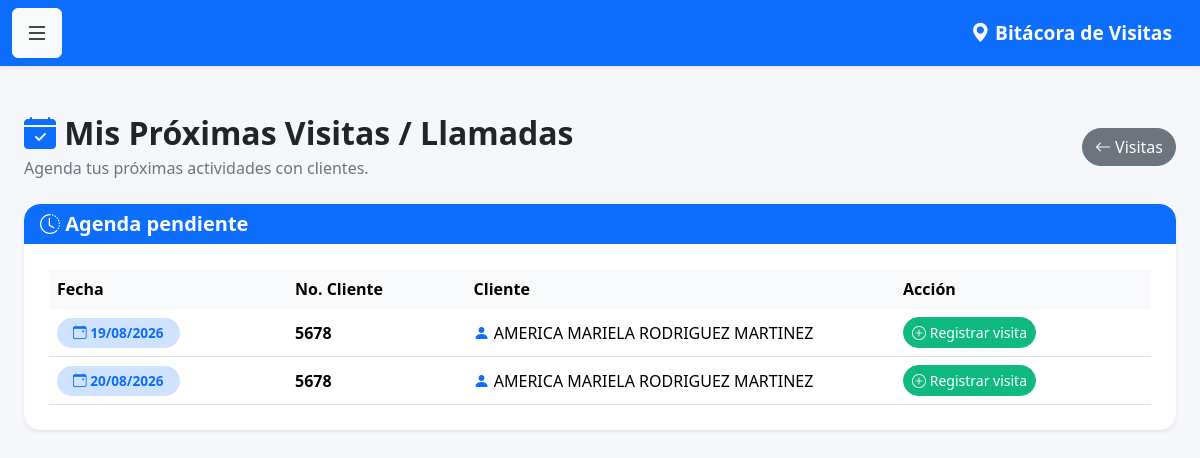
The app's page /mis_proximas_visitas (signed in) with its own data.
### models.py (models this page shows)
class Visita(db.Model):
    __tablename__ = 'visitas'
    id = db.Column(
        db.Integer,
        primary_key=True
    )
    fecha = db.Column(
        db.DateTime,
        default=datetime.now
    )
    observaciones = db.Column(
        db.Text
    )
    venta_realizada = db.Column(
        db.Boolean,
        default=False
    )
    monto_venta = db.Column(
        db.Float,
        default=0
    )
    proxima_visita = db.Column(
        db.Date
    )
    cliente_id = db.Column(
        db.Integer,
        db.ForeignKey('clientes.id')
    )
    usuario_id = db.Column(
        db.Integer,
        db.ForeignKey('usuarios.id')
    )
    latitud = db.Column(
    db.String(50)
    )
    longitud = db.Column(
    db.String(50)
    )
    foto = db.Column(
    db.String(255)
    )
    cliente = db.relationship(
        'Cliente',
        backref='visitas'
    )
    usuario = db.relationship(
        'Usuario',
        backref='visitas'
    )

class Cliente(db.Model):
    __tablename__ = 'clientes'
    id = db.Column(
        db.Integer,
        primary_key=True
    )
    num_cliente = db.Column(
        db.String(20),
        unique=True,
        nullable=False
    )
    nombre = db.Column(
        db.String(150),
        nullable=False
    )
    grupo = db.Column(
        db.String(100)
    )
    canal = db.Column(
        db.String(100)
    )
    vendedor = db.Column(
        db.Integer
    )

### app.py (the view)
@app.route('/mis_proximas_visitas')
@login_required
def mis_proximas_visitas():
    visitas = Visita.query.filter(
        Visita.usuario_id == current_user.id,
        Visita.proxima_visita.isnot(None),
        Visita.proxima_visita >= date.today()
    ).order_by(
        Visita.proxima_visita.asc()
    ).all()
    return render_template(
        'mis_proximas_visitas.html',
        visitas=visitas
    )

### app.py (called while the page is built)
@login_manager.user_loader
def load_user(user_id):
    return Usuario.query.get(int(user_id))

### templates/mis_proximas_visitas.html (shortened to what this page needs)
{% extends 'base.html' %}
{% block contenido %}
<div class="container py-4">
    <div class="d-flex justify-content-between align-items-center mb-4">
        <div>
            <h2 class="fw-bold mb-1">
                <i class="bi bi-calendar-check-fill text-primary"></i>
                Mis Próximas Visitas / Llamadas
            </h2>
            <p class="text-muted mb-0">
                Agenda tus próximas actividades con clientes.
            </p>
        </div>
        <a href="{{ url_for('visitas') }}"
           class="btn btn-secondary rounded-pill">
            <i class="bi bi-arrow-left"></i>
            Visitas
        </a>
    </div>
    <div class="card shadow-sm border-0 rounded-4">
        <div class="card-header bg-primary text-white rounded-top-4">
            <h5 class="mb-0">
                <i class="bi bi-clock-history"></i>
                Agenda pendiente
            </h5>
        </div>
        <div class="card-body">
            <div class="table-responsive">
                <table class="table table-hover align-middle mb-0">
                    <thead class="table-light">
                        <tr>
                            <th>
                                Fecha
                            </th>
                            <th>
                                No. Cliente
                            </th>
                            <th>
                                Cliente
                            </th>
                            <th>
                                Acción
                            </th>
                        </tr>
                    </thead>
                    <tbody>
                    {% for visita in visitas %}
                        <tr>
                            <td>
                                <span class="badge bg-primary-subtle text-primary px-3 py-2">
                                    <i class="bi bi-calendar-event"></i>
                                    {{ visita.proxima_visita.strftime('%d/%m/%Y') }}
                                </span>
                            </td>
                            <td>
                                <strong>
                                    {{ visita.cliente.num_cliente }}
                                </strong>
                            </td>
                            <td>
                                <i class="bi bi-person-fill text-primary"></i>
                                {{ visita.cliente.nombre }}
                            </td>
                            <td>
                                <a href="{{ url_for('nueva_visita') }}"
                                   class="btn btn-sm btn-success rounded-pill">
                                    <i class="bi bi-plus-circle"></i>
                                    Registrar visita
                                </a>
                            </td>
                        </tr>
                    {% endfor %}
                    </tbody>
                </table>
            </div>
        </div>
    </div>
</div>
{% endblock %}

### static/css/style.css (style rules this page uses)
body { background: #f5f7fb; font-family: "Segoe UI", Roboto, Helvetica, Arial, sans-serif; color: #212529; }
.container { max-width: 1400px; }
h1, h2, h3, h4, h5 { font-weight: 700; }
.text-muted { color: #6c757d !important; }
.card { border: none; border-radius: 18px; overflow: hidden; box-shadow: 0 6px 18px rgba(0,0,0,.08); }
.card-header { border: none; }
.card-body { padding: 25px; }
.btn { transition:.25s; }
.btn-success { background:#10b981; border-color:#10b981; }
.table { margin-bottom:0; }
.table thead th { font-weight:600; border:none; }
.table-hover tbody tr { transition:.25s; }
.table td, .table th { vertical-align:middle; }
.badge { padding:8px 12px; border-radius:20px; font-size:.85rem; }
.btn-sm { border-radius:10px; }
.table td { max-width:250px; }
.table td:nth-child(4) { white-space:normal; }

### records on screen
Visita: proxima_visita "19/08/2026", cliente.num_cliente "5678", cliente.nombre "AMERICA MARIELA RODRIGUEZ MARTINEZ"
Visita: proxima_visita "20/08/2026", cliente.num_cliente "5678", cliente.nombre "AMERICA MARIELA RODRIGUEZ MARTINEZ"
